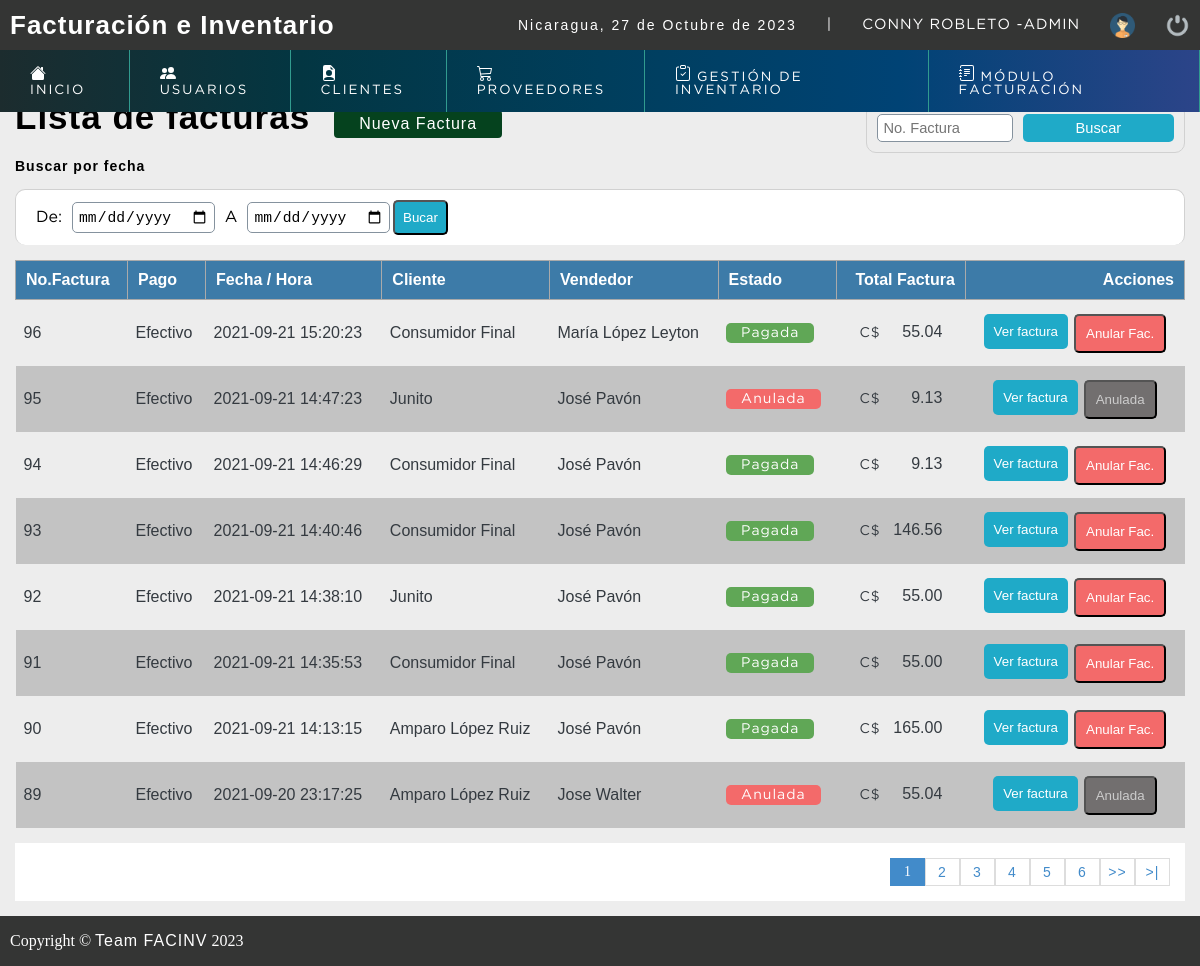
/sistema/ventas.php (signed in), run on the app's committed database.
### tables this page shows
CREATE TABLE `factura` (
  `nofactura` bigint(11) NOT NULL,
  `metodopago` int(11) NOT NULL DEFAULT 1,
  `fecha` datetime NOT NULL DEFAULT current_timestamp(),
  `usuario` int(11) DEFAULT NULL,
  `codcliente` int(11) DEFAULT NULL,
  `totalfactura` decimal(10,2) DEFAULT NULL,
  `estatus` int(11) NOT NULL DEFAULT 1
);

CREATE TABLE `tipopago` (
  `Cod_Tipo_pago` int(11) NOT NULL,
  `Nombre` varchar(150) NOT NULL
);

CREATE TABLE `cliente` (
  `idcliente` int(11) NOT NULL,
  `nit` varchar(16) NOT NULL,
  `nombre` varchar(80) DEFAULT NULL,
  `telefono` int(11) DEFAULT NULL,
  `direccion` text DEFAULT NULL,
  `dateadd` datetime NOT NULL DEFAULT current_timestamp(),
  `usuario_id` int(11) NOT NULL,
  `estatus` int(11) NOT NULL DEFAULT 1
);

CREATE TABLE `usuario` (
  `idusuario` int(11) NOT NULL,
  `nombre` varchar(50) DEFAULT NULL,
  `correo` varchar(100) DEFAULT NULL,
  `usuario` varchar(15) DEFAULT NULL,
  `clave` varchar(100) DEFAULT NULL,
  `rol` int(11) DEFAULT NULL,
  `estatus` int(11) NOT NULL DEFAULT 1
);

### sistema/ventas.php (the view, shortened to what this page needs)
<?php
	include "../conexion.php";
 ?>
<!DOCTYPE html>
<html lang="en">
<head>
	<?php include "includes/scripts.php"; ?>
</head>
<body>
	<?php include "includes/header.php"; ?>
	<section id="container">
		<h1>Lista de facturas</h1>
		<a href="nueva_venta.php" class="btn_new"> Nueva Factura</a>
		<form action="buscar_venta.php" method="get" class="form_search">
			<input type="text" name="busqueda" id="busqueda" placeholder="No. Factura">
			<input type="submit" value="Buscar" class="btn_search">
		</form>
        <div >
        <h5>Buscar por fecha</h5>
        <form action="buscar_venta.php" method="get" class="form_search_date">
        <label >De: </label>
        <input type="date" name="fecha_de" id="fecha_de" required>
        <label >A</label>
        <input type="date" name="fecha_a" id="fecha_a" required>
        <button type="submit" class="btn_view">Bucar</button>
        </form>
        </div>
		<table>
			<tr>
				<th>No.Factura</th>
				<th>Pago</th>
				<th>Fecha / Hora</th>
				<th>Cliente</th>
				<th>Vendedor</th>
				<th>Estado</th>
				<th class="textright">Total Factura</th>
                <th class="textright">Acciones</th>
			</tr>
		<?php
			$sql_registe = mysqli_query($conection,"SELECT COUNT(*) as total_registro FROM factura WHERE estatus != 10 ");
			$result_register = mysqli_fetch_array($sql_registe);
			$total_registro = $result_register['total_registro'];
			$por_pagina = 8;
			if(empty($_GET['pagina']))
			{
				$pagina = 1;
			}else{
				$pagina = $_GET['pagina'];
			}
			$desde = ($pagina-1) * $por_pagina;
			$total_paginas = ceil($total_registro / $por_pagina);
			$query = mysqli_query($conection,"SELECT f.nofactura,f.fecha,f.totalfactura,f.codcliente,f.estatus,
                                             u.nombre as vendedor,
                                            cl.nombre as cliente,
											p.nombre as pago
                                            FROM factura f
											INNER JOIN tipopago p
                                            ON f.metodopago= p.Cod_Tipo_pago
                                            INNER JOIN usuario u
                                            ON f.usuario = u.idusuario
                                            INNER JOIN cliente cl
                                            ON f.codcliente= cl.idcliente
                                            WHERE f.estatus !=10
                                            ORDER BY f.fecha DESC LIMIT $desde,$por_pagina");
			$result = mysqli_num_rows($query);
			if($result > 0){
				while ($data = mysqli_fetch_array($query)) {
                   if($data["estatus"]==1){
                       $estado = '<span class="pagada" >Pagada</span>';
                   }else{
                    $estado = '<span class="anulada" >Anulada</span>';
                   }
			          ?>
				 <tr id="row_<?php echo $data["nofactura"];?>" >
					<td><?php echo $data["nofactura"]; ?></td>
					<td><?php echo $data["pago"]; ?></td>
					<td><?php echo $data["fecha"]; ?></td>
					<td><?php echo $data["cliente"]; ?></td>
					<td><?php echo $data["vendedor"]; ?></td>
                    <td class="estado"><?php echo $estado; ?></td>
                    <td class="textright totalfactura"><span>C$</span><?php echo $data["totalfactura"]; ?></td>
					<td>
						<div class="div_acciones">
							<div>
							<button class="btn_view btn_factura" cl="<?php echo $data["codcliente"]; ?>" f="<?php echo $data['nofactura']; ?>">Ver factura</button>
							</div>
						<?php
						if($_SESSION['rol'] == 1){
							if($data["estatus"]== 1)
							{
						 ?>
						<div class="div_factura">
							<button class="btn_anular anular_factura" fac="<?php echo $data["nofactura"]; ?>">Anular Fac.</button>
						</div>
						<?php   }else { ?>
							<div class="div_factura">
								<button type="button" class="btn_anular inactive">Anulada</button>
						</div>
						 <?php }
						}
						?>
						</div>
					</td>
				</tr>
		<?php
				}
			}
		 ?>
		</table>
		<div class="paginador">
			<ul>
			<?php
				for ($i=1; $i <= $total_paginas; $i++) {
					if($i == $pagina)
					{
						echo '<li class="pageSelected">'.$i.'</li>';
					}else{
						echo '<li><a href="?pagina='.$i.'">'.$i.'</a></li>';
					}
				}
				if($pagina != $total_paginas)
				{
			 ?>
				<li><a href="?pagina=<?php echo $pagina + 1; ?>">>></a></li>
				<li><a href="?pagina=<?php echo $total_paginas; ?> ">>|</a></li>
			<?php } ?>
			</ul>
		</div>
	</section>
	<?php include "includes/footer.php"; ?>
</body>
</html>

### sistema/css/style.css (style rules this page uses)
* { margin: 0; padding: 0; box-sizing: border-box; }
body { background: #ededed; }
h1, h2, h3, h4, h5, h6 { font-family: 'arial'; font-weight: bold; letter-spacing: 1px; }
h1 { font-size: 26px; }
h5 { font-size: 14px; }
a { text-decoration: none; font-family: arial; letter-spacing: 1px; }
span { font-family: 'GothamBook'; letter-spacing: 1px; font-size: 14px; line-height: 20px; }
#container { padding: 90px 15px 15px; }
form { background: #FFF; margin: auto; padding: 20px 50px; border: 1px solid #d1d1d1; }
label { display: block; font-size: 12pt; font-family: 'GothamBook'; margin: 15px auto 5px auto; }
input,select { display: block; width: 100%; font-size: 11pt; padding: 5px; border: 1px solid #85929e; border-radius: 5px; }
.btn_new { display: inline-block; background: #05421e; color: #FFF; padding: 5px 25px; border-radius: 4px; margin: 20px; }
#container h1 { font-size: 35px; display : inline-block; }
table { color: #343a40; border-collapse: collapse; font-size: 12pt; font-family: 'arial'; width: 100%; overflow: hidden; }
table th { text-align: left; padding: 10px; background: #3d7ba8; color:#fff; border: 1px solid #AAAAAA; overflow: hidden; }
table tr:nth-child(odd) { background: rgba(0, 0, 0, 0.178); }
table td { padding: 8px; margin: 15px; }
.paginador ul { padding: 15px; list-style: none; background: #FFF; margin-top: 15px; display: -webkit-flex; display: -moz-flex; display: -ms-flex; display: -o-flex; display: flex; justify-content: flex-end; }
.paginador a, .pageSelected { color: #428bca; border: 1px solid #ddd; padding: 5px; display: inline-block; font-size: 14px; text-align: center; width: 35px; }
.pageSelected { color: #FFF; background: #428bca; border: 1px solid #428bca; }
.form_search { margin-top: 13px; display: -webkit-flex; display: -moz-flex; display: -ms-flex; display: -o-flex; display: flex; float: right; background: initial; padding: 10px; border-radius: 10px; }
.form_search .btn_search { background: #1faac8; color: #FFF; padding: 0 20px; border: 0; cursor: pointer; margin-left: 10px; }
.textright { text-align: right; }
.btn_factura { background-color: #f36a6a; border: 0; border-radius: 5px; cursor: pointer; padding: 10px; margin: 0 3px; color: #FFF; }
.form_search_date { border-bottom: 10px; padding: 10px; display: flex; justify-content: flex-start; align-items: center; border-radius: 10px; margin: 15px auto; }
.form_search_date label { margin: 0 10px; }
.form_search_date input { width: auto; }
.form_search_date .btn_view { padding: 8px; }
.btn_view { background-color: #1faac8; border-radius: 5px; cursor:pointer; padding: 10px; margin: 0 3px; color: #fff; }
.btn_anular { background-color: #f36a6a; border-radius: 5px; cursor:pointer; padding: 10px; margin: 0 3px; color: #fff; }
.div_acciones { display: -webkit-flex; display: -moz-flex; display: -ms-flex; display: -o-flex; display: flex; justify-content: center; }
.totalfactura { display: -webkit-flex; display: -moz-flex; display: -ms-flex; display: -o-flex; display: flex; justify-content: space-between; }
.pagada, .anulada { color: #fff; background: #60a756; text-align: center; border-radius: 5px; padding: 4px 15px; }
.anulada { border-radius: 5px; background: #f36a6a; padding: 4px 15px; }
.inactive { background-color: #726f6f; color: #ccc; cursor: default; }

### data on the page
factura: nofactura "96", tipopago.Nombre "Efectivo", fecha "2021-09-21 15:20:23", cliente.nombre "Consumidor Final", usuario.nombre "María López Leyton", estatus "Pagada", totalfactura "55.04"
factura: nofactura "95", tipopago.Nombre "Efectivo", fecha "2021-09-21 14:47:23", cliente.nombre "Junito", usuario.nombre "José Pavón", estatus "Anulada", totalfactura "9.13"
factura: nofactura "94", tipopago.Nombre "Efectivo", fecha "2021-09-21 14:46:29", cliente.nombre "Consumidor Final", usuario.nombre "José Pavón", estatus "Pagada", totalfactura "9.13"
factura: nofactura "93", tipopago.Nombre "Efectivo", fecha "2021-09-21 14:40:46", cliente.nombre "Consumidor Final", usuario.nombre "José Pavón", estatus "Pagada", totalfactura "146.56"
factura: nofactura "92", tipopago.Nombre "Efectivo", fecha "2021-09-21 14:38:10", cliente.nombre "Junito", usuario.nombre "José Pavón", estatus "Pagada", totalfactura "55.00"
factura: nofactura "91", tipopago.Nombre "Efectivo", fecha "2021-09-21 14:35:53", cliente.nombre "Consumidor Final", usuario.nombre "José Pavón", estatus "Pagada", totalfactura "55.00"
factura: nofactura "90", tipopago.Nombre "Efectivo", fecha "2021-09-21 14:13:15", cliente.nombre "Amparo López Ruiz", usuario.nombre "José Pavón", estatus "Pagada", totalfactura "165.00"
factura: nofactura "89", tipopago.Nombre "Efectivo", fecha "2021-09-20 23:17:25", cliente.nombre "Amparo López Ruiz", usuario.nombre "Jose Walter", estatus "Anulada", totalfactura "55.04"

### other printed values
fechaC() "27 de Octubre de 2023"
$_SESSION['nombre'] "CONNY ROBLETO"
$_SESSION['user'] "ADMIN"
